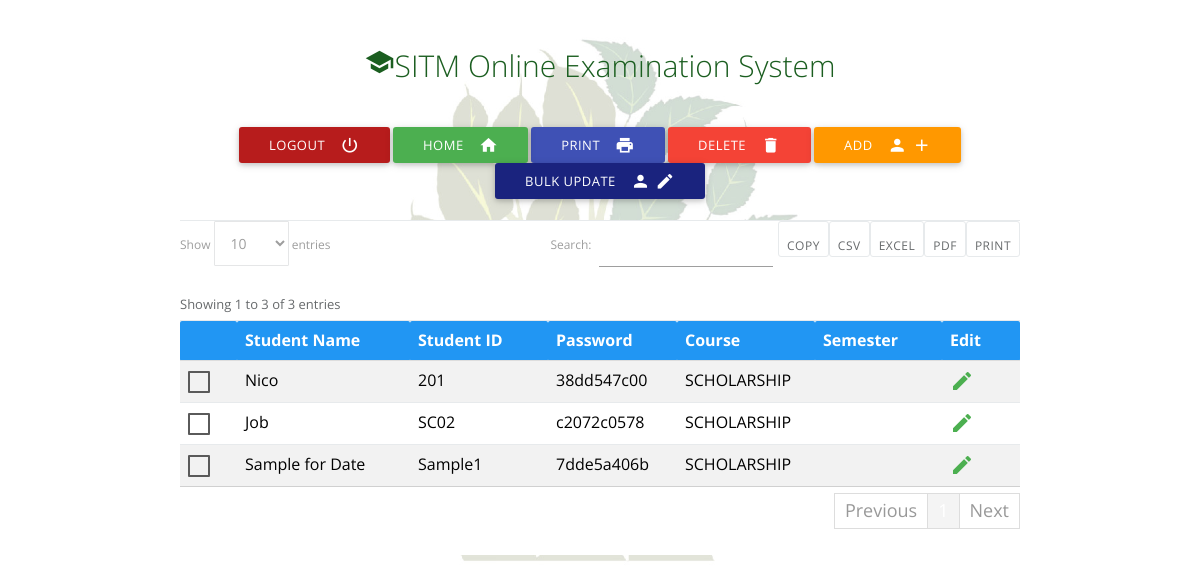
The page /admin/usermng.php (signed in) on the database its author committed.
### tables this page shows
CREATE TABLE `student` (
  `stdid` bigint(20) NOT NULL,
  `stdname` varchar(40) DEFAULT NULL,
  `stduname` varchar(50) NOT NULL,
  `stdpassword` varchar(40) DEFAULT NULL,
  `stduidno` varchar(40) DEFAULT NULL,
  `course` varchar(20) DEFAULT NULL,
  `semester` varchar(25) NOT NULL
);

### admin/usermng.php (the view, shortened to what the rows shown need)
<?php
include_once '../oesdb.php';
?>
<html xmlns="http://www.w3.org/1999/html" xmlns="http://www.w3.org/1999/html" xmlns="http://www.w3.org/1999/html">
<head>
    <link href="../css/materialize.min.css" rel="stylesheet" type="text/css"/>
    <link href="../css/style.css" rel="stylesheet" type="text/css"/>
    <link href="../css/icons/icons.css" rel="stylesheet" type="text/css"/>
    <link href="../css/datatables.min.css" rel="stylesheet" type="text/css"/>
</head>
<body style="background-image: url('../images/slogo2.jpg'); background-size: contain">
<div class="section">
    <div class="container">
        <div class="row">
            <h1 class="center green-text text-darken-4"><i class=" small material-icons ">school</i>SITM Online Examination System </h1>
        </div>
        <form name="usermng" action="usermng.php" method="post">
            <?php
            if (isset($_SESSION['admname'])) {
                if (isset($_REQUEST['add'])) {
                    ?>
                    <div class="row">
                        <div class="col l4"></div>
                        <div class="col l4">
                            <div class="input-field ">
                                <label for="cname" class="green-text text-darken-4">Student Name</label>
                                <input class="validate green-text darken-4" type="text" name="cname" id="cname" onkeyup="isalphanum(this)">
                            </div>
                            <div class="input-field">
                                <label for="stduidno"  class="green-text text-darken-4">Student ID</label>
                                <input class="validate green-text darken-4"  type="text" name="stduidno" id="stduidno">
                            </div>
                            <div class="input-field">
                                <label for="password" class="green-text text-darken-4">Password</label>
                                <input class="validate green-text darken-4" type="text" name="password" id="password"
                                       onkeyup="isalphanum(this)" value="<?php echo substr(md5(date('his')), 0, 10); ?>"
                                       readonly="readonly">
                            </div>
                            <div class="input-field">
                                <label for="course" class="green-text text-darken-4">Course Offered</label>
                                <input class="btn-block green-text darken-4 " type="text" name="course" id="course"
                                       value="<?php echo $_SESSION['role']; ?>" size="16" onkeyup="isnum(this)"
                                       readonly="readonly">
                            </div>
                            <div class="input-field">
                                <select class="green-text darken-4" name="semester">
                                    <?php if (($_SESSION['role'] == "SE") || ($_SESSION['role'] == "IMS") || ($_SESSION['role'] == "VFX") || ($_SESSION['role'] == "admin")) { ?>
                                        <option value="1">Semester 1</option>
                                        <option value="2">Semester 2</option>
                                        <option value="3">Semester 3</option>
                                        <option value="4">Semester 4</option>
                                    <?php }
                                    if ($_SESSION['role'] == "CERTIFICATE") { ?>
                                        <option value="5">Certificate in MS Office</option>
                                        <option value="6">Certificate in Programming</option>
                                        <option value="7">Certificate in Hardware</option>
                                        <option value="8">Certificate in Graphics</option>
                                    <?php }
                                    if ($_SESSION['role'] == "SCHOLAR") { ?>
                                        <option value="9">Scholarship</option>
                                    <?php } ?>
                                </select>
                            </div>
                            <div class="input-field center">
                                <button input type="submit" value="Save" name="savea" class="btn green"
                                        onclick="validateform('usermng')" ><i class="material-icons right">thumb_up</i>Save </button>
                                <button input type="submit" value="Cancel" name="cancel" class="btn red" ><i class="material-icons right">cancel</i>cancel </button>
                            </div>
                        </div>
                        <div class="col l4"></div>
                    </div>
                    <?php
                } else if (isset($_REQUEST['edit'])) {
                    $result = executeQuery("select stdid,stdname, stduname, DECODE(stdpassword,'oespass') as stdpass, stduidno, course from student where stduname='" . htmlspecialchars($_REQUEST['edit'], ENT_QUOTES) . "';");
                    if (mysql_num_rows($result) == 0) {
                        header('Location: usermng.php');
                    } else if ($r = mysql_fetch_array($result)) {
                        ?>
                        <div class="row">
                            <div class="col l4"></div>
                            <div class="col l4">
                                <input type="hidden" name="stdide"
                                       value="<?php echo htmlspecialchars_decode($r['stdid'], ENT_QUOTES); ?>">
                                <div class="input-field">
                                    <label for="cname">Student Name</label>
                                    <input type="text" name="cname" id="cname" class="validate"
                                           value="<?php echo htmlspecialchars_decode($r['stdname'], ENT_QUOTES); ?>"
                                           onkeyup="isalphanum(this)">
                                </div>
                                <div class="input-field">
                                    <label for="stduidno">Student ID</label>
                                    <input type="text" name="stduidno" id="stduidno" class="validate"
                                           value="<?php echo htmlspecialchars_decode($r['stduidno'], ENT_QUOTES); ?>">
                                </div>
                                <div class="input-field">
                                    <label for="password">Password</label>
                                    <input type="text" name="password" class="validate"
                                           value="<?php echo htmlspecialchars_decode($r['stdpass'], ENT_QUOTES); ?>"
                                           onkeyup="isalphanum(this)" readonly="readonly"/>
                                </div>
                                <div class="input-field">
                                    <label for="course">Course Offered</label>
                                    <input type="text" name="course" class="validate"
                                           value="<?php echo $_SESSION['role']; ?>"
                                           onkeyup="isnum(this)" readonly="readonly">
                                </div>
                                <div class="input-field">
                                    <select name="semester">
                                        <?php if (($_SESSION['role'] == "SE") || ($_SESSION['role'] == "IMS") || ($_SESSION['role'] == "VFX") || ($_SESSION['role'] == "admin")) { ?>
                                            <option value="1">Semester 1</option>
                                            <option value="2">Semester 2</option>
                                            <option value="3">Semester 3</option>
                                            <option value="4">Semester 4</option>
                                        <?php }
                                        if ($_SESSION['role'] == "CERTIFICATE") { ?>
                                            <option value="5">Certificate in MS Office</option>
                                            <option value="6">Certificate in Programming</option>
                                            <option value="7">Certificate in Hardware</option>
                                            <option value="8">Certificate in Graphics</option>
                                        <?php }
                                        if ($_SESSION['role'] == "SCHOLAR") { ?>
                                            <option value="9">Scholarship</option>
                                        <?php } ?>
                                    </select>
                                </div>
                                <div class="input-field center">
                                    <button input type="submit" value="Save" name="savem" class="btn green"
                                            onclick="validateform('usermng')" ><i class="material-icons right">thumb_up</i>Save </button>
                                    <button input type="submit" value="Cancel" name="cancel" class="btn red" ><i class="material-icons right">cancel</i>cancel </button>
                                </div>
                            </div>
                            <div class="col l4"></div>
                        </div>
                        <?php
                        closedb();
                    }
                } else if (isset($_REQUEST['print'])) {
                    ?>
                    <div class="row">
                        <div class="col l4"></div>
                        <div class="col l4">
                            <h3 class="center">Print Student List</h3>
                            <h5 class="center">CHOOSE A SEMESTER</h5>
                            <div class="input-field">
                            <select name="printsemester">
                                <?php if (($_SESSION['role'] == "SE") || ($_SESSION['role'] == "IMS") || ($_SESSION['role'] == "VFX") || ($_SESSION['role'] == "admin")) { ?>
                                    <option value="1">Semester 1</option>
                                    <option value="2">Semester 2</option>
                                    <option value="3">Semester 3</option>
                                    <option value="4">Semester 4</option>
                                <?php }
                                if ($_SESSION['role'] == "CERTIFICATE") { ?>
                                    <option value="5">Certificate in MS Office</option>
                                    <option value="6">Certificate in Programming</option>
                                    <option value="7">Certificate in Hardware</option>
                                    <option value="8">Certificate in Graphics</option>
                                <?php }
                                if ($_SESSION['role'] == "SCHOLAR") { ?>
                                    <option value="9">Scholarship</option>
                                <?php } ?>
                            </select>
                            </div>
                            <div class="input-field center">
                                <input type="submit" value="PRINT" name="printstudents" class="btn blue white-text">
                            </div>
                        </div>
                        <div class="col l4"></div>
                    </div>
                    <?php
                } else if (isset($_REQUEST['semesterupdate'])) {
                    ?>
                    <div class="row">
                        <div class="col l4"></div>
                        <div class="col l4">
                            <h3 class="center">Transfer Students to another semester</h3>
                            <div class="input-field">
                                <select name="semesterfrom">
                                        <option value="1">Semester 1</option>
                                        <option value="2">Semester 2</option>
                                        <option value="3">Semester 3</option>
                                        <option value="4">Semester 4</option>
                                </select>
                                <label class="green-text text-darken-4">Semester From</label>
                            </div>
                            <div class="input-field">
                                <select name="semesterto">
                                        <option value="2">Semester 2</option>
                                        <option value="3">Semester 3</option>
                                        <option value="4">Semester 4</option>
                                        <option value="completed">Completed</option>
                                </select>
                                <label class="green-text text-darken-4">Semester To</label>
                            </div>
                            <div class="input-field center">
                                <input type="submit" value="UPDATE" name="transfer" class="btn blue white-text">
                            </div>
                            </div>
                        </div>
                        <div class="col l4"></div>
                    </div>
                    <?php
                } else {
                    ?>
                    <?php
                    $role = $_SESSION['role'];
                    $result = executeQuery("select stdid, stdname, stduname, DECODE(stdpassword, 'oespass') as passw, stduidno, course, semester from student WHERE course='$role' order by course;");
                    if (mysql_num_rows($result) == 0) {
                        echo "<h3 style=\"color:#0000cc;text-align:center;\">No Users Yet..!</h3>";
                    } else {
                        $i = 0;
                        ?>
                        <div class="ibox-content">
                            <div class="table-responsive">
                                <table class="table bordered striped highlight responsive-table dataTables-example">
                                    <thead>
                                    <tr class="blue white-text">
                                        <th></th>
                                        <th>Student Name</th>
                                        <th>Student ID</th>
                                        <th>Password</th>
                                        <th>Course</th>
                                        <th>Semester</th>
                                        <th>Edit</th>
                                    </tr>
                                    </thead>
                                    <?php
                                    while ($r = mysql_fetch_array($result)) {
                                        $i = $i + 1;
                                        if ($i % 2 == 0)
                                            echo "<tr style=\"color: black\">";
                                        else
                                            echo "<tr style=\"color: black\">";
                                        echo "<td style=\"text-align:center;\"><p><input type=\"checkbox\" id='delete$i' name=\"d$i\" value=\"" . $r['stdid'] . "\" /><label for='delete$i'></label></p></td><td>" . htmlspecialchars_decode($r['stdname'], ENT_QUOTES) . "</td><td>" . htmlspecialchars_decode($r['stduidno'], ENT_QUOTES)
                                            . "</td><td>" . htmlspecialchars_decode($r['passw'], ENT_QUOTES) . "</td><td>" . htmlspecialchars_decode($r['course'], ENT_QUOTES) . "</td><td>" . htmlspecialchars_decode($r['semester'], ENT_QUOTES) . "</td>"
                                            . "<td class=\"tddata\"><a title=\"Edit " . htmlspecialchars_decode($r['stdname'], ENT_QUOTES) . "\"href=\"usermng.php?edit=" . htmlspecialchars_decode($r['stduname'], ENT_QUOTES) . "\"><i class=\"big green-text material-icons\">edit</i></a></td></tr>";
                                    }
                                    ?>
                                </table>
                            </div>
                        </div>
                        <?php
                    }
                }
            }
            ?>
        </form>
    </div>
</div>
</body>
</html>

### rows shown on the page
student: stdname "Nico", stduidno "201", passw "38dd547c00", course "SCHOLARSHIP"
student: stdname "Job", stduidno "SC02", passw "c2072c0578", course "SCHOLARSHIP"
student: stdname "Sample for Date", stduidno "Sample1", passw "7dde5a406b", course "SCHOLARSHIP"
